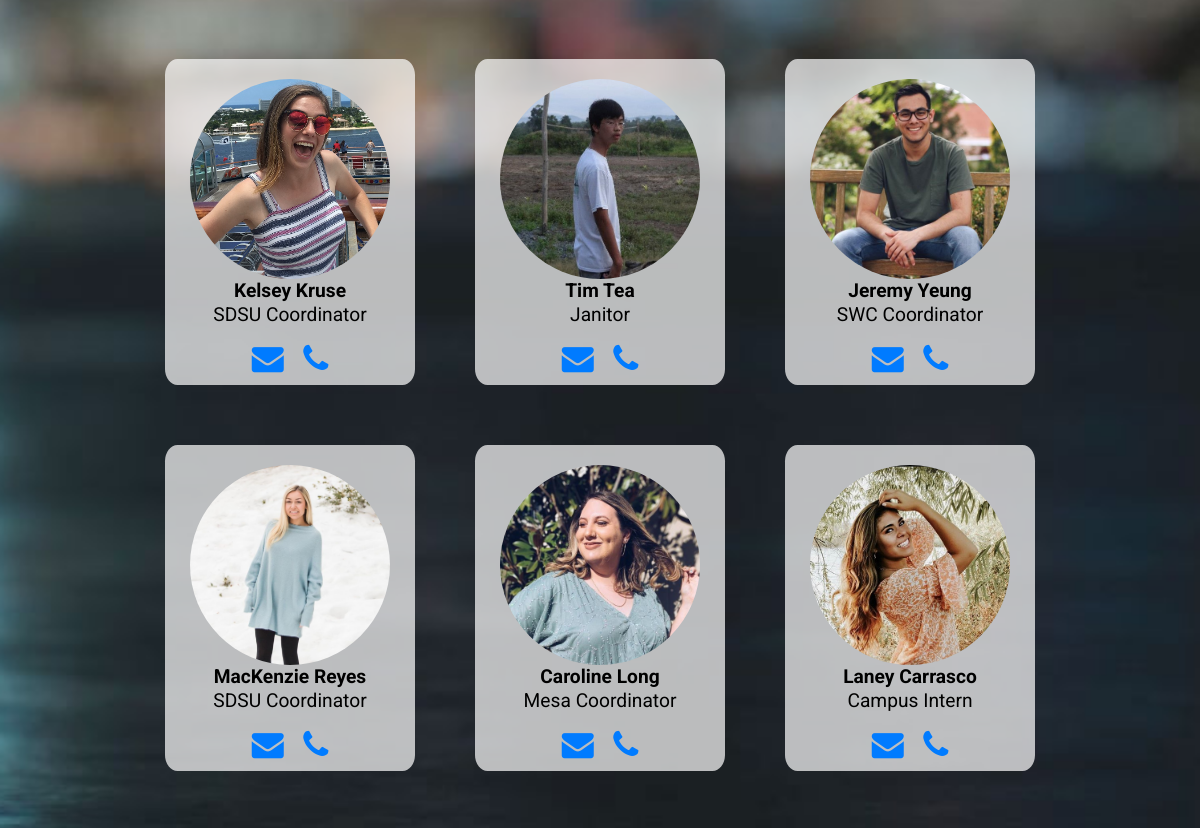
/about/ (middle part), run on an earlier commit of the app's database.
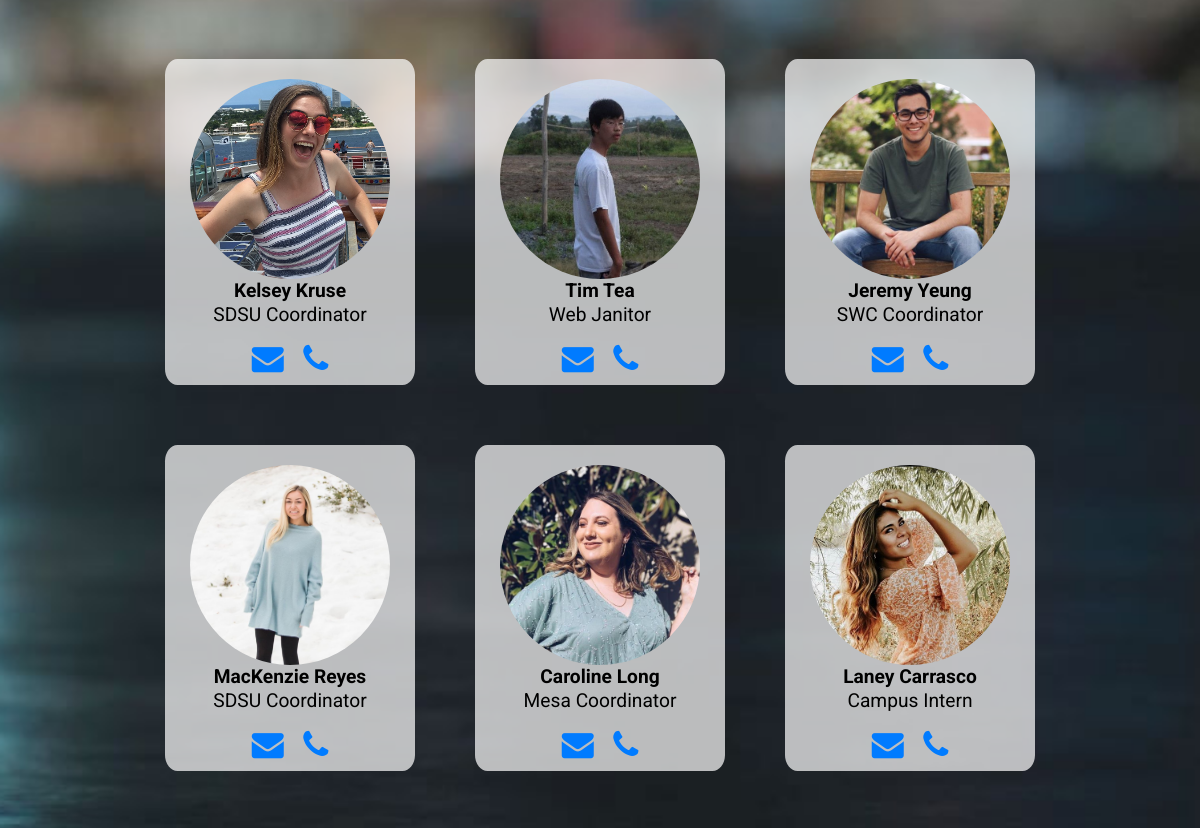
And on a later commit of the database.
### skeleton/models.py (models this page shows, shortened)
class Leader(models.Model):
    name = models.CharField(max_length=200)
    email = models.EmailField(max_length=200)
    phone = PhoneField(blank=True)
    title = models.CharField(max_length=200)
    profile = models.ImageField(upload_to='profile_pics',blank=True)

### skeleton/views.py (the view)
# urls.py: path('about/', views.AboutView.as_view(), name='about'),
class AboutView(ListView):
    model = models.Leader
    context_object_name = 'leader_list'
    template_name = 'skeleton/about.html'

### skeleton/templates/skeleton/about.html (shortened to what this page needs)
{% extends 'skeleton/base.html' %}
{% load staticfiles %}
{% load user_agents %}
{% block content %}
<div class="text-center container-fluid" style="color:black">
  <div class="row justify-content-center">
    {% for leader in leader_list %}
      <div class="leader-cell">
        <div class="col">
          <div class="image-cropper">
            <img class="rounded" src="{{leader.profile.url}}" alt="profile">
          </div>
          <p><b>{{leader.name}}</b><br>{{leader.title}}</p>
          <a href="mailto:{{leader.email}}" class="fa fa-envelope fa-2x" style="padding-bottom: 10px"></a>
          {% if not leader.phone == None %}
            {% if request|is_mobile %}
              <a style="margin-left: 15px;" href="tel:{{leader.phone}}" class="fa fa-phone fa-2x"></a>
            {% else %}
              <p><br>{{leader.phone}}</p>
            {% endif %}
          {% endif %}
        </div>
      </div>
    {% endfor %}
  </div>
</div>
{% endblock %}

### skeleton/templates/skeleton/base.html (shortened to what this page needs)
<!DOCTYPE html>
{% load staticfiles %}
{% load user_agents %}
<html lang="en" dir="ltr">
  <head>
    <link rel="stylesheet" href="https://stackpath.bootstrapcdn.com/bootstrap/4.4.1/css/bootstrap.min.css">
    <link href="https://stackpath.bootstrapcdn.com/font-awesome/4.7.0/css/font-awesome.min.css" rel="stylesheet">
  </head>
  <body onload="reloadFrame()">
    <link rel="stylesheet" href="{% static 'css/base.css'%}">
    {% block content %}
    {% endblock content %}
  </body>
</html>

### static/css/base.css (style rules this page uses)
p { font-family: 'Roboto', sans-serif; font-size: 1.2em; }
html { scroll-behavior: smooth; }

What changed in the data, as far as the page shows it:
changed Leader "Tim Tea": title "Janitor" → "Web Janitor"
